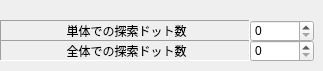
   <widget class="QWidget" name="Search">
    <attribute name="title">
     <string>Search</string>
    </attribute>
    <widget class="QLabel" name="label_27">
     <property name="geometry">
      <rect>
       <x>0</x>
       <y>20</y>
       <width>250</width>
       <height>21</height>
      </rect>
     </property>
     <property name="frameShape">
      <enum>QFrame::Panel</enum>
     </property>
     <property name="frameShadow">
      <enum>QFrame::Sunken</enum>
     </property>
     <property name="text">
      <string>単体での探索ドット数</string>
     </property>
     <property name="alignment">
      <set>Qt::AlignCenter|Qt::AlignHCenter|Qt::AlignLeading|Qt::AlignLeft|Qt::AlignVCenter</set>
     </property>
    </widget>
    <widget class="QLabel" name="label_36">
     <property name="geometry">
      <rect>
       <x>0</x>
       <y>40</y>
       <width>250</width>
       <height>21</height>
      </rect>
     </property>
     <property name="frameShape">
      <enum>QFrame::Panel</enum>
     </property>
     <property name="frameShadow">
      <enum>QFrame::Sunken</enum>
     </property>
     <property name="text">
      <string>全体での探索ドット数</string>
     </property>
     <property name="alignment">
      <set>Qt::AlignCenter|Qt::AlignHCenter|Qt::AlignLeading|Qt::AlignLeft|Qt::AlignVCenter</set>
     </property>
    </widget>
    <widget class="QSpinBox" name="EditSearchDot">
     <property name="geometry">
      <rect>
       <x>250</x>
       <y>20</y>
       <width>64</width>
       <height>22</height>
      </rect>
     </property>
    </widget>
    <widget class="QSpinBox" name="EditGlobalSearchDot">
     <property name="geometry">
      <rect>
       <x>250</x>
       <y>40</y>
       <width>64</width>
       <height>22</height>
      </rect>
     </property>
     <property name="maximum">
      <number>9999</number>
     </property>
    </widget>
   </widget>
